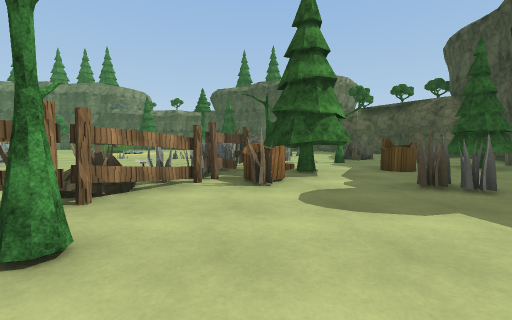
View 1 (above)

21 first-person views from a walk through a 3-D level made in the Unity game engine. The camera is 1.2 m above the floor, tilts 4° down and sees 90° across. The floor is counted in squares, 2 m on a side. Each view is taken from the middle of a square. On the plan, view 1 faces up. The plan holds only what a view shows up to about 9 squares ahead; the rest is blank. The place goes on beyond the plan. The player is left out. Some animated figures are not drawn. Surface patterns are stand-ins for the level's own textures.

View 2
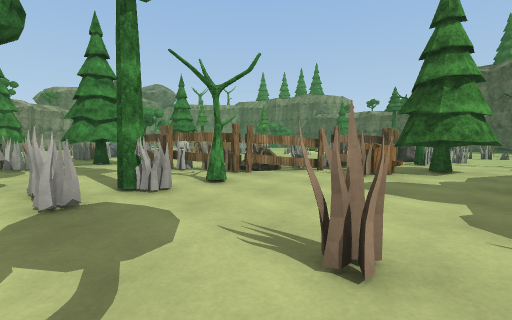

View 3
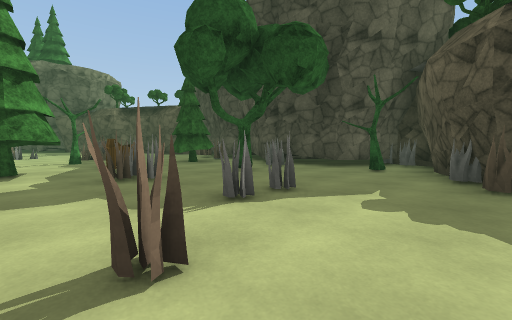

View 4
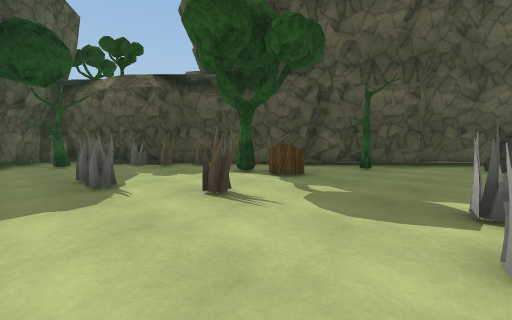

View 5
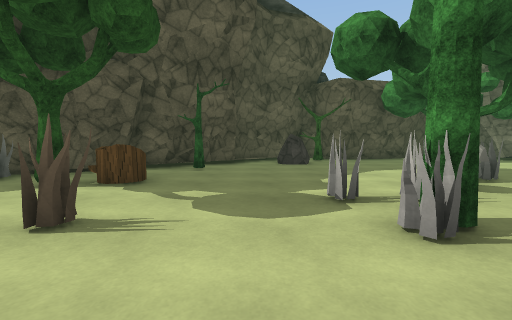

View 6
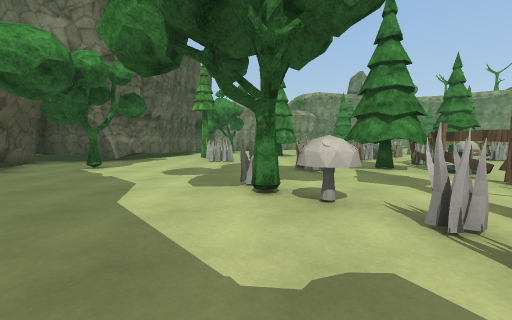

View 7
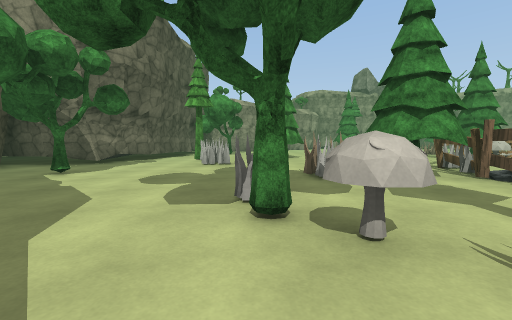

View 8
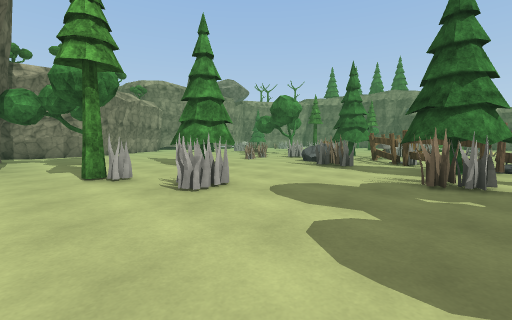

View 9
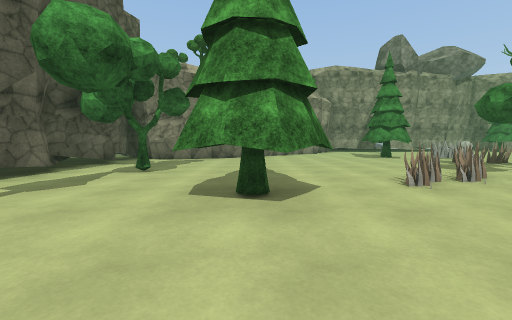

View 10
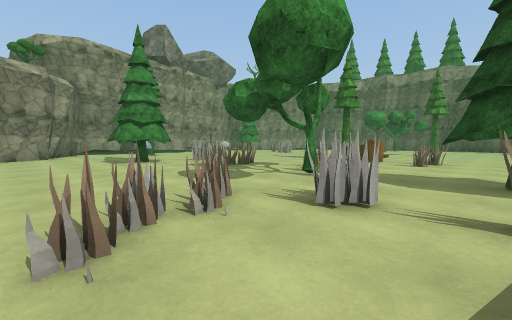

View 11
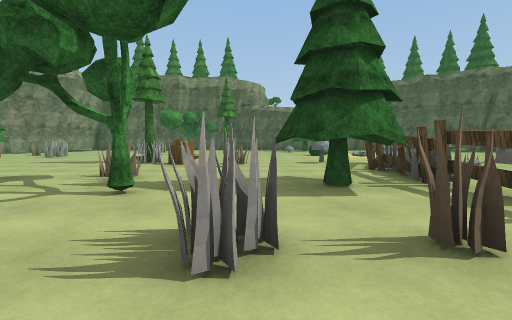

View 12
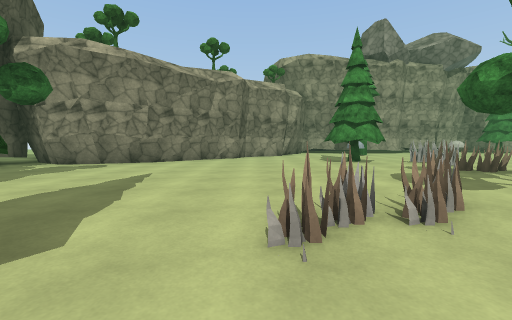

View 13
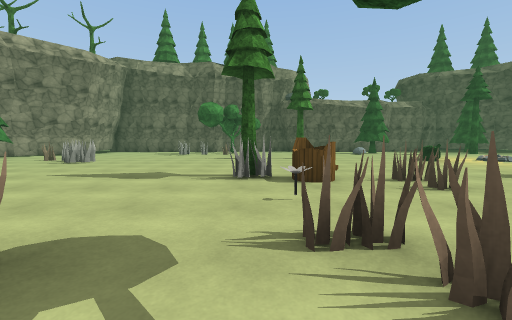

View 14
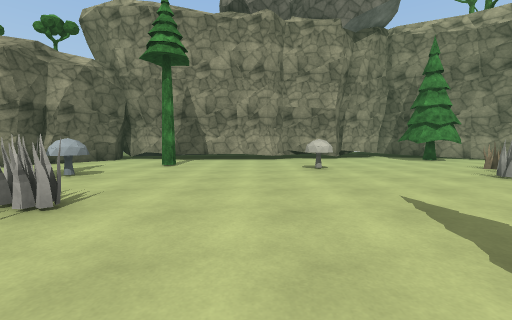

View 15
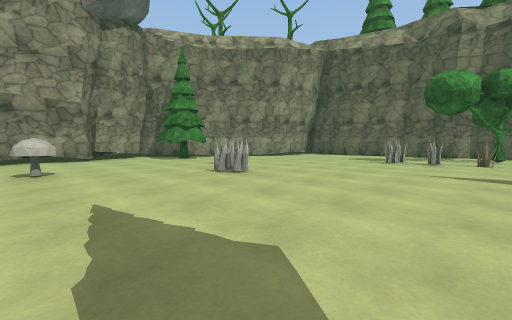

View 16
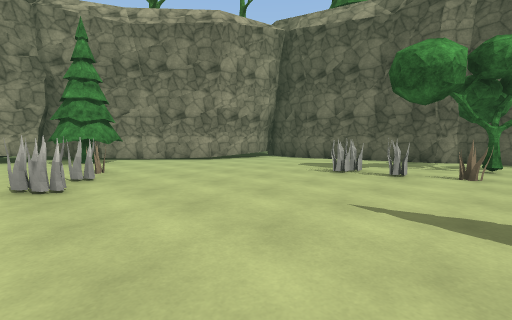

View 17
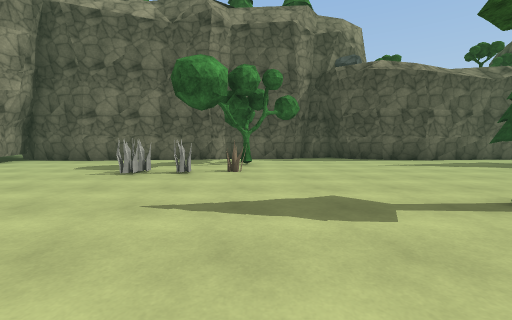

View 18
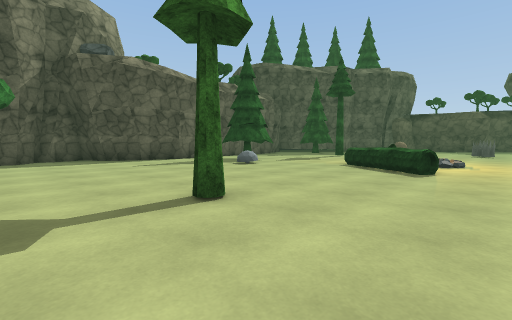

View 19
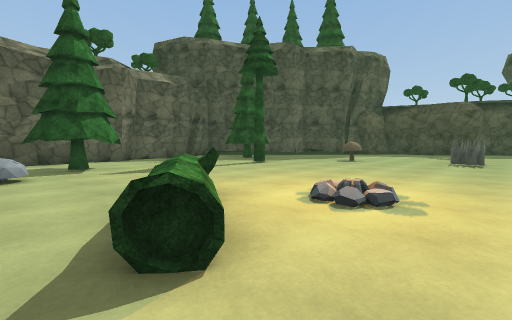

View 20
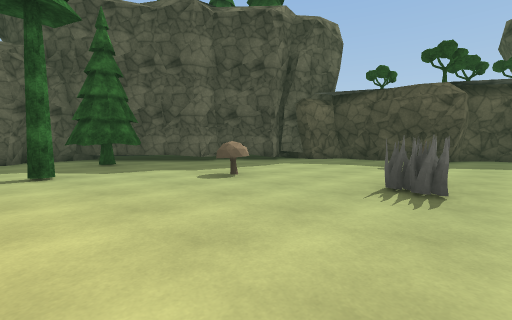

View 21
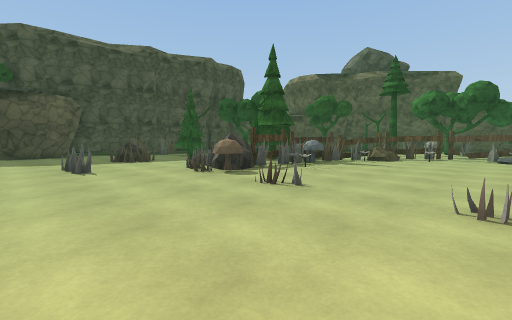

### Floor plan
Key: @ floor where view 1 was taken; # wall or solid block; x gap in a wall; . floor; / step, stairs or slope; = window, fence, low wall or low ledge; F fence; R rock; T tree; O other object.
Columns run from 25 left of view 1 to 9 right of it. Each row starts with its distance up from view 1.
 22          #####       ####
 21   ########...#########..##
 20   ###..................T.##
 19   ##......T......TT....T..##
 18   #..............T.........###
 17  ##.....OOO.....=....T.......##
 16  #......................=.....#
 15 ##...............TT...........#
 14 #TT..........T...T............T
 13 #TT.OO...........T//....OO ....##
 12 #.....O.........................#
 11 #.................. ......OO....#
 10 #..........T....#.  ........O..
  9 ##.........OOOO..F  O.O.#O..RR
  8  #.........O.O...F  ....ORO.T. .O
  7  #.........OO....F  ...OOTO.....O
  6  #..T...OOO.O..TFFO.....OFT...TT
  5  #....xT..O.T..TTF......FFTTO...#
  4  #.....TT.....O. FO....OFO..O..O#
  3  ##.........OOOO.F..OOOR...OO.TO#
  2   ###........O.OR.FFOFFO........###
  1     #........OO.OO.TT.O.T...O..TTO#
  0       ........T....T...TO@O.....###
 -1       #.......TT...OO.#OO.....OO
 -2       ##.............OT....OTOOO
 -3         T...T....O...........##
 -4         #......TO.........T###
 -5         #.#.#...........R.##
 -6        ######  ##..T...T./#
 -7                 ##..#######
 -8                  ####

Where each view was taken, in squares from view 1:
view 1: 0 up, 0 right, facing up
view 2: 1 down, 2 right, facing up-left
view 3: 1 down, 1 right, facing up-right
view 4: 2 up, 1 left, facing down-right
view 5: 2 up, 0 right, facing down
view 6: 2 down, 0 right, facing left
view 7: 2 down, 1 left, facing left
view 8: 5 down, 5 left, facing up-left
view 9: 1 down, 8 left, facing left
view 10: 1 up, 10 left, facing up-left
view 11: 2 up, 11 left, facing up
view 12: 1 up, 10 left, facing left
view 13: 5 up, 14 left, facing up
view 14: 8 up, 15 left, facing left
view 15: 9 up, 15 left, facing up-left
view 16: 12 up, 15 left, facing up-left
view 17: 12 up, 15 left, facing up
view 18: 12 up, 14 left, facing up-right
view 19: 12 up, 9 left, facing up-right
view 20: 12 up, 4 left, facing up-right
view 21: 12 up, 5 left, facing down-right
